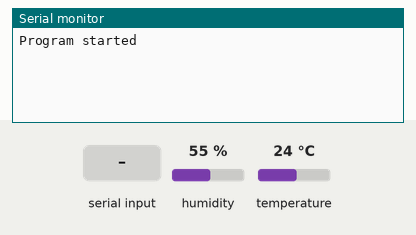
The sketch below on a simulated Arduino Uno, built with avr-gcc and run on an emulated ATmega328P. Parts: the last lines printed to the serial monitor. Inputs (shaded band) come from the test bench; at power-on: humidity 55 %, temperature 24 °C.

Above: at 1.2 s.
1.3 s: "t" received over Serial
At 2.3 s:
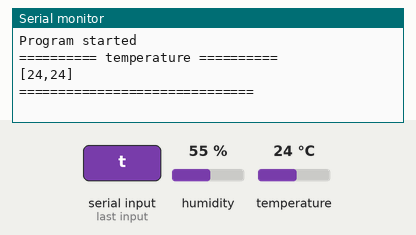
3.3 s: "h" received over Serial
At 5.2 s:
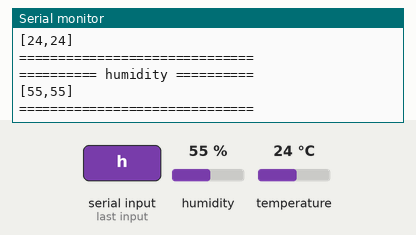

Measured:
- after the input at 1.3 s, the serial monitor: prints a new line after 0.52 s (image 1)
- after the input at 3.3 s, the serial monitor: prints a new line after 0.34 s (image 2)

The sketch:

Temperature_and_humidity.ino
```cpp
#include <SoftwareSerial.h>
#include <dht.h>
#define DHT11_PIN 7

dht DHT;
int generalDelayTime = 600;
int generalCounter = 0;
int generalCounterLimit = 30;

int dhtCounter = 0;
int dhtMaxLimitArrayData = 255;
int humidityData[256];
int temperatureData[256];
int temperature = -999;
int humidity = -999;

void updateDHTValues(){
  DHT.read11(DHT11_PIN);
  humidity = DHT.humidity;
  temperature = DHT.temperature;
  while( humidity==-999 or temperature==-999) {
    DHT.read11(DHT11_PIN);
    humidity = DHT.humidity;
    temperature = DHT.temperature;
  }
  humidityData[dhtCounter] = humidity;
  temperatureData[dhtCounter] = temperature;
}

void setup(){
  Serial.begin(9600);
  while (!Serial) {
    ; // wait for serial port to connect. Needed for native USB port only
  }

  // DHT initial values
  updateDHTValues();
  Serial.println("Program started");
}

void loop(){
  if (dhtCounter >= dhtMaxLimitArrayData) {
    // Reset arrays
    Serial.println("Reset DHT arrays");
    for (int i = 0; i < dhtMaxLimitArrayData; i = i + 1) {
      temperatureData[i] = 0;
      humidityData[i] = 0;
    }
  }

  if (generalCounter >= generalCounterLimit) {
    generalCounter = 0;

    // DHT
    updateDHTValues();
    dhtCounter += 1;
  }

  if (Serial.available()) {
    char command = Serial.read();
    if(command == 't') {
      Serial.println("========== temperature ==========");
      Serial.print("[");
      for (int i = 0; i < dhtMaxLimitArrayData; i = i + 1) {
        int item = temperatureData[i];
        if (item != 0) {
          Serial.print(item);
          Serial.print(",");
        }
      }
      Serial.print(temperature);
      Serial.println("]");
      Serial.println("==============================");
    }
    if(command == 'h') {
      Serial.println("========== humidity ==========");
      Serial.print("[");
      for (int i = 0; i < dhtMaxLimitArrayData; i = i + 1) {
        int item = humidityData[i];
        if (item != 0) {
          Serial.print(item);
          Serial.print(",");
        }
      }
      Serial.print(humidity);
      Serial.println("]");
      Serial.println("==============================");
    }
  }
  generalCounter += 1;
  delay(generalDelayTime);
}
```
